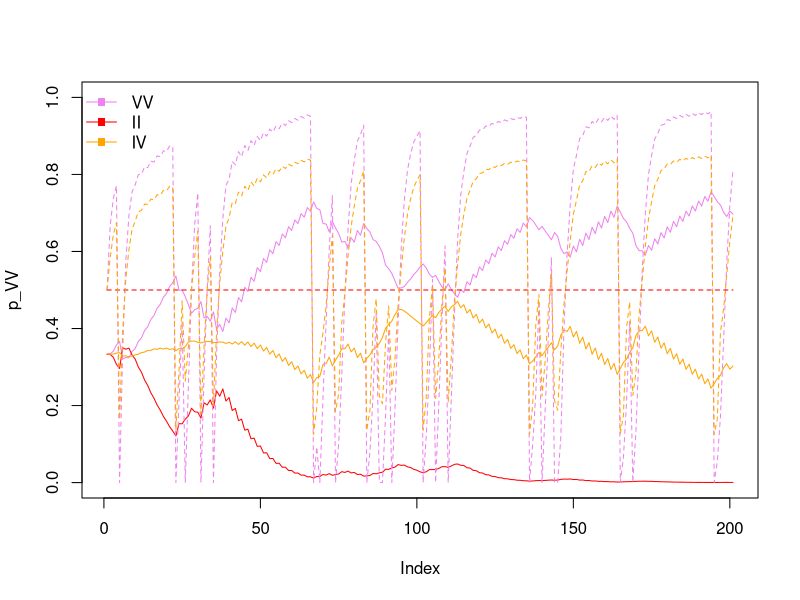
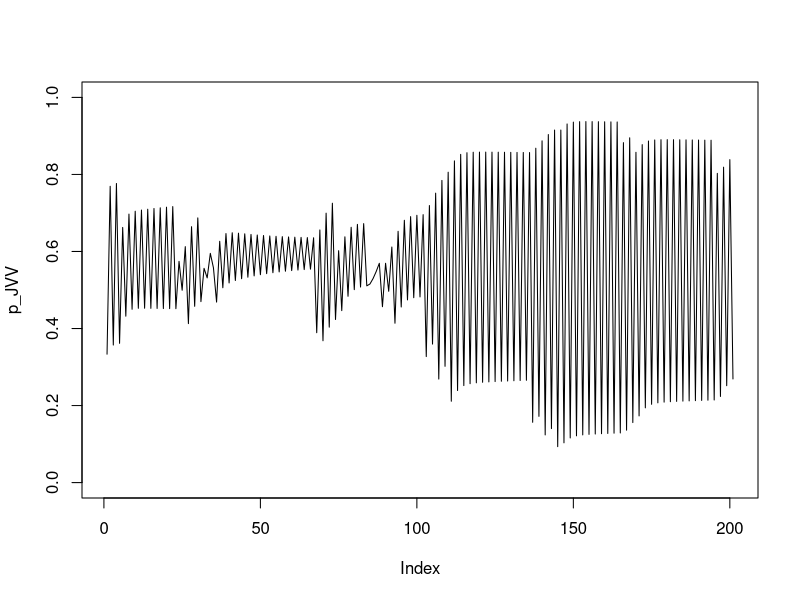
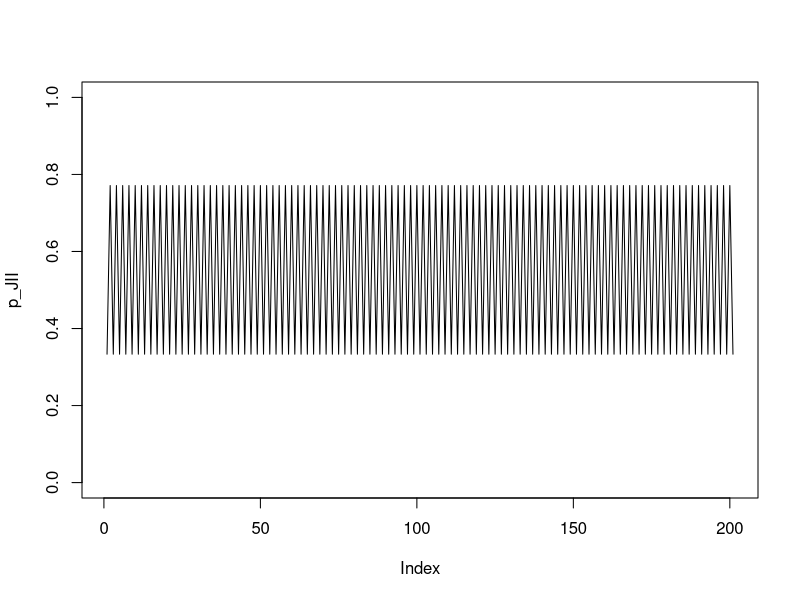
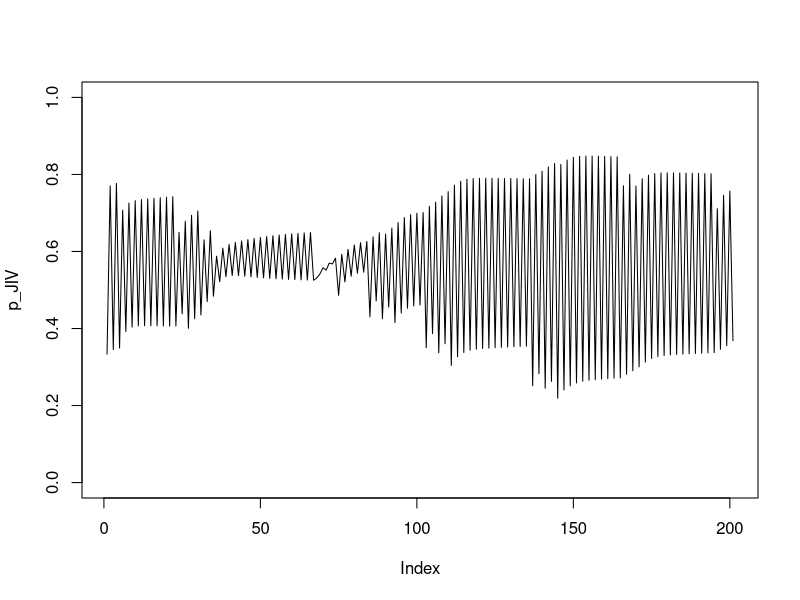

These figures' R source, in order:
###initial pop conditions
timesteps <- 200 #length of simulation

##parameters
bn <- 1    ##avg broodsize of adult with non-adaptive behavior
ba <- 2*bn ##avg broodsize of adult with adaptive behavior. ba > bn
p_as <- 0.2  #prob an adapted adult produces stressed offspring
p_ns <- 0.8  #prob an nonadapted adult produces stressed offspring
s <- 0.5	#prob individual learner succesfully acquires adaptive behavior
U <- 0.1  #prob environment changes states
mu_s <- 0.1	#mortality rate of social learners
mu_i <- 0.11 #mortality rate of individual learners
mu_n <- 1 # excess mortality factor of non-adapted individuals (to be added at some point with overlapping generations)

#create bins to store recursion values for each type

n_VVJH <- rep(0,timesteps + 1)
n_VVJS <- rep(0,timesteps + 1)
n_IIJH <- rep(0,timesteps + 1)
n_IIJS <- rep(0,timesteps + 1)
n_IVJH <- rep(0,timesteps + 1)
n_IVJS <- rep(0,timesteps + 1)

n_VVAa <- rep(0,timesteps + 1)
n_VVAn <- rep(0,timesteps + 1)
n_IIAa <- rep(0,timesteps + 1)
n_IIAn <- rep(0,timesteps + 1)
n_IVAa <- rep(0,timesteps + 1)
n_IVAn <- rep(0,timesteps + 1)


n_Aa <- rep(0,timesteps + 1)
n_An <- rep(0,timesteps + 1)
N <- rep(0,timesteps + 1)
u <- rep(0,timesteps + 1)
fa <- rep(0,timesteps + 1)
fn <- rep(0,timesteps + 1)

N0 <- 180
n_VVAa[1] <- 20
n_VVAn[1] <- 20
n_IIAa[1] <- 20
n_IIAn[1] <- 20
n_IVAa[1] <- 20
n_IVAn[1] <- 20
n_An[1] <- n_VVAn[1] + n_IIAn[1] + n_IVAn[1]
n_Aa[1] <- n_VVAa[1] + n_IIAa[1] + n_IVAa[1]

n_VVJH[1] <- 10
n_VVJS[1] <- 10
n_IIJH[1] <- 10
n_IIJS[1] <- 10
n_IVJH[1] <- 10
n_IVJS[1] <- 10

u[1] <- 0
N[1] <- n_VVAa[1] + n_VVAn[1] + n_IIAa[1] + n_IIAn[1] + n_IVAa[1] + n_IVAn[1] + n_VVJH[1] + n_VVJS[1] + n_IIJH[1] + n_IIJS[1] + n_IVJH[1] + n_IVJS[1]
fa[1]<- (n_Aa[1]*ba)/(n_Aa[1]*ba + n_An[1]*bn)
fn[1]<- (n_An[1]*bn)/(n_Aa[1]*ba + n_An[1]*bn)

#recursions
for (t in 1:timesteps)
{
    # juvenile recruitment
    n_VVJH[t+1] <- (n_VVAa[t])*ba*(1-p_as) + (n_VVAn[t])*bn*(1-p_ns)
    n_VVJS[t+1] <- (n_VVAa[t])*ba*p_as + (n_VVAn[t])*bn*p_ns
    n_IIJH[t+1] <- (n_IIAa[t])*ba*(1-p_as) + (n_IIAn[t])*bn*(1-p_ns)
    n_IIJS[t+1] <- (n_IIAa[t])*ba*p_as + (n_IIAn[t])*bn*p_ns
    n_IVJH[t+1] <- (n_IVAa[t])*ba*(1-p_as) + (n_IVAn[t])*bn*(1-p_ns)
    n_IVJS[t+1] <- (n_IVAa[t])*ba*p_as + (n_IVAn[t])*bn*p_ns

    #adult recruitment
    n_VVAa[t+1] <- (n_VVJS[t] + n_VVJH[t])*(1-u[t])*fa[t]*(1-mu_s)
    n_VVAn[t+1] <- (n_VVJS[t] + n_VVJH[t])*((1-u[t])*fn[t] + u[t])*(1-mu_s)
    n_IIAa[t+1] <- (n_IIJS[t] + n_IIJH[t])*s*(1-mu_i)
    n_IIAn[t+1] <- (n_IIJS[t] + n_IIJH[t])*(1-s)*(1-mu_i)
    n_IVAa[t+1] <- n_IVJS[t]*s*(1-mu_i) + (1-u[t])*n_IVJH[t]*fa[t]*(1-mu_s)
    n_IVAn[t+1] <- n_IVJS[t]*(1-s)*(1-mu_i) + n_IVJH[t]*((1-u[t])*fn[t] + u[t])*(1-mu_s)


    n_Aa[t+1] <- n_VVAa[t+1] + n_IIAa[t+1] + n_IVAa[t+1]
    n_An[t+1] <- n_VVAn[t+1] + n_IIAn[t+1] + n_IVAn[t+1]
    N[t+1] <- n_VVAa[t+1] + n_VVAn[t+1] + n_IIAa[t+1] + n_IIAn[t+1] + n_IVAa[t+1] + n_IVAn[t+1] + n_VVJH[t+1] + n_VVJS[t+1] + n_IIJH[t+1] + n_IIJS[t+1] + n_IVJH[t+1] + n_IVJS[t+1]
    u[t+1] <- rbinom(n=1,prob=U,size=1) #sample environment changing
    fa[t+1]<- (n_Aa[t+1]*ba)/(n_Aa[t+1]*ba + n_An[t+1]*bn)
    fn[t+1]<- (n_An[t+1]*bn)/(n_Aa[t+1]*ba + n_An[t+1]*bn)
}

# compute proportions of each strategy for summary plot
p_VV <- ( n_VVJH + n_VVJS + n_VVAa + n_VVAn ) / N
p_II <- ( n_IIJH + n_IIJS + n_IIAa + n_IIAn ) / N
p_IV <- ( n_IVJH + n_IVJS + n_IVAa + n_IVAn ) / N

q_VV <-  n_VVAa / ( n_VVAa + n_VVAn )
q_II <-  n_IIAa / ( n_IIAa + n_IIAn )
q_IV <-  n_IVAa / ( n_IVAa + n_IVAn )


plot( p_VV , ylim=c(0,1) , type="l" , col="violet")
lines( 1:length(p_II) , p_II , col="red" )
lines( 1:length(p_IV) , p_IV , col= "orange")
lines( 1:length(q_VV) , q_VV , lty=2 , col="violet")
lines( 1:length(q_II) , q_II , lty=2 , col="red" )
lines( 1:length(q_IV) , q_IV , lty=2 , col="orange" )

legend("topleft" , c("VV", "II", "IV") , lty=1 , lwd=c(1,1,1,1) , col=c("violet", "red", "orange") , pch=c(15,15,15) ,bty='n')

# age structure
p_JVV <- ( n_VVJS + n_VVJH ) / ( n_VVJH + n_VVJS + n_VVAa + n_VVAn )
p_AVV <- ( n_VVAa + n_VVAn ) / ( n_VVJH + n_VVJS + n_VVAa + n_VVAn )
plot( p_JVV , ylim=c(0,1) , type="l" )

p_JII <- ( n_IIJS + n_IIJH ) / ( n_IIJH + n_IIJS + n_IIAa + n_IIAn )
p_AII <- ( n_IIAa + n_IIAn ) / ( n_IIJH + n_IIJS + n_IIAa + n_IIAn )
plot( p_JII , ylim=c(0,1) , type="l" )

p_JIV <- (n_IVJS + n_IVJH) / (n_IVJH + n_IVJS + n_IVAa + n_IVAn)
p_AIV <- (n_IVAa + n_IVAn) / (n_IVJH + n_IVJS + n_IVAa + n_IVAn)
plot( p_JIV , ylim=c(0,1) , type="l" )

